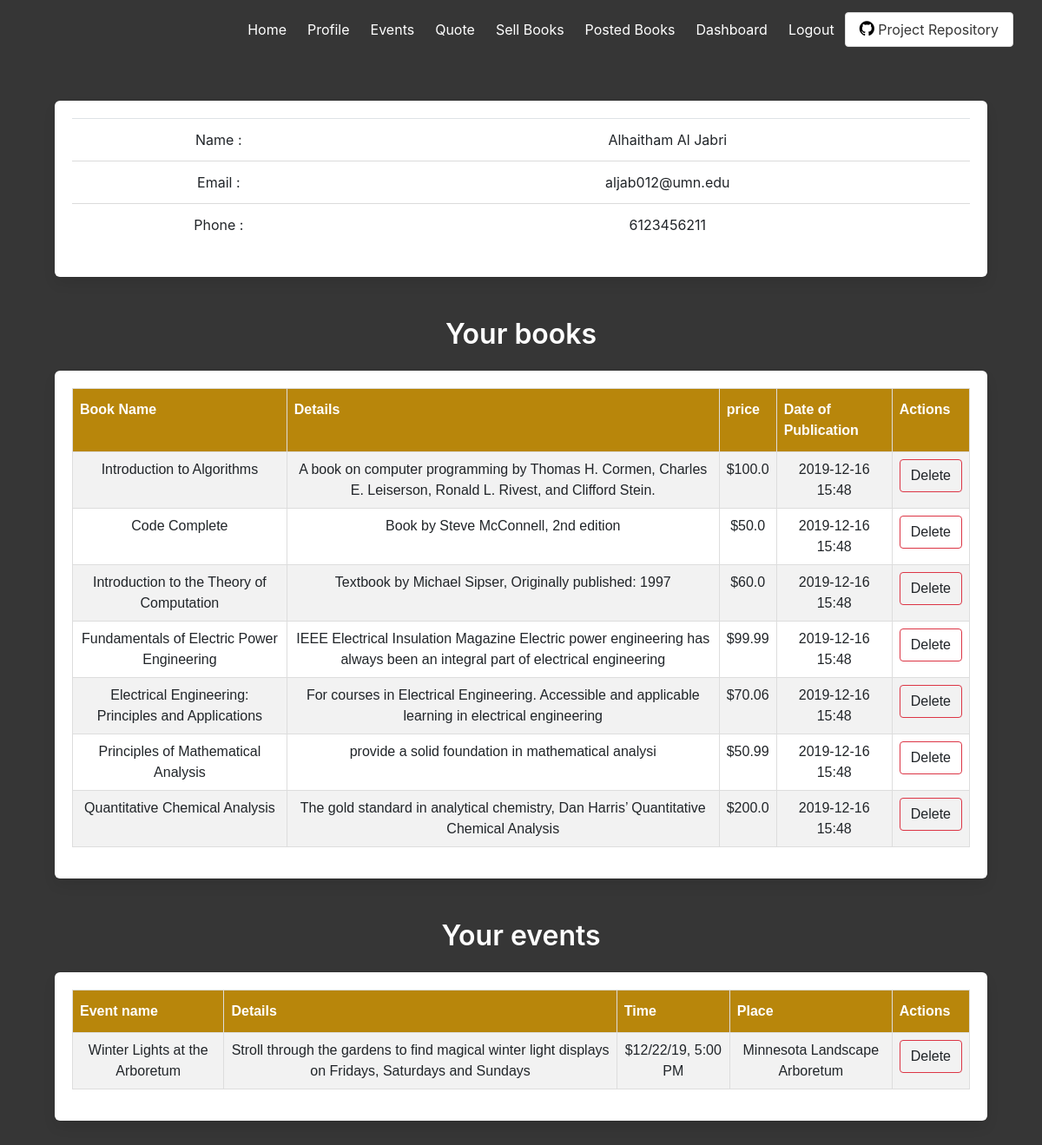
The app's page /profile (signed in) with its own data.
### models.py (models this page shows, shortened)
class User(UserMixin, db.Model):
    id = db.Column(db.Integer, primary_key=True) # primary keys are required by SQLAlchemy
    email = db.Column(db.String(100), unique=True,nullable=False)
    password = db.Column(db.String(100))
    name = db.Column(db.String(1000),nullable=False)
    telephone = db.Column(db.Integer,nullable=False)

class Book(db.Model):
    id = db.Column(db.Integer, primary_key=True)
    title = db.Column(db.String(80), nullable=False)
    details = db.Column(db.Text, nullable=False)
    price = db.Column(db.Float, nullable=False)
    seller_id = db.Column(db.Integer, db.ForeignKey('user.id'), nullable=False)
    seller = db.relationship('User', backref=db.backref('seller', lazy=True))
    pub_date = db.Column(db.String, nullable=False, default=datetime.now().strftime("%Y-%m-%d %H:%M"))
    category_id = db.Column(db.Integer, db.ForeignKey('category.id'), nullable=False)
    category = db.relationship('Category', backref=db.backref('books', lazy=True))

class Event(db.Model):
    id = db.Column(db.Integer, primary_key=True)
    event_name = db.Column(db.String(80), nullable=False)
    owner_id = db.Column(db.Integer, db.ForeignKey('user.id'), nullable=False)
    owner = db.relationship('User', backref=db.backref('events', lazy=True))
    details =  db.Column(db.String(80), nullable=False)
    time = db.Column(db.String(80), nullable=False)
    place = db.Column(db.String(80), nullable=False)
    category_id = db.Column(db.Integer, db.ForeignKey('category.id'), nullable=False)
    category = db.relationship('Category', backref=db.backref('events', lazy=True))

### main.py (the view)
@main.route('/profile')
@login_required
def profile():
    books = db.session.execute('select * from book where book.seller_id == {}'.format(current_user.id)).fetchall()
    events = db.session.execute('select * from event where event.owner_id == {}'.format(current_user.id)).fetchall()
    return render_template('profile.html', user=current_user, books=books,events= events)

### __init__.py (called while the page is built)
def create_app():
    app = Flask(__name__, static_url_path='/static')
    app.config['SECRET_KEY'] = '9OLWxND4o83j4K4iuopO'
    app.config['SQLALCHEMY_DATABASE_URI'] = 'sqlite:///db.sqlite'
    app.config['SQLALCHEMY_TRACK_MODIFICATIONS'] = False
    bootstrap = Bootstrap(app)
    db.init_app(app)
    with app.app_context():
        db.create_all()
    login_manager = LoginManager()
    login_manager.login_view = 'main.login'
    login_manager.init_app(app)
    from .models import User
    @login_manager.user_loader
    def load_user(user_id):
        return User.query.get(int(user_id))
    from .main import main as main_blueprint
    app.register_blueprint(main_blueprint)
    return app

### templates/profile.html (shortened to what this page needs)
{% extends "base.html" %}
{% block content %}
<div class="box" >
  <table class=" table table-hover " id="infoTable">
    <tr>
      <td>Name :</td>
        <td>{{ user.name }} </td>
    </tr>
    <tr>
      <td>Email :</td>
        <td>{{ user.email }} </td>
    </tr>
    <tr>
      <td>Phone :</td>
        <td>{{ user.telephone }} </td>
    </tr>
</table>
</div>
<br>
  <div >
    <h3 class="title">Your books</h3>
      <div class="box" >
          <table class="table" id="bookTable">
              <tr>
                  <th>Book Name</th>
                  <th>Details</th>
                  <th>price</th>
                  <th>Date of Publication</th>
                  <th>Actions</th>
              </tr>
              {% for book in books %}
              <tr>
                  <td>{{ book.title }} </td>
                  <td>{{ book.details }}</td>
                  <td>${{ book.price }} </td>
                  <td>{{ book.pub_date }} </td>
                  <td>
                    <a href="/remove_book/{{book.id}}" class="btn btn-outline-danger">Delete</a>
              </tr>
              {% endfor %}
          </table>
      </div>
      <br>
      <div >
        <h3 class="title">Your events</h3>
        <div class="box" >
            <table class="table" id="bookTable">
              <tr>
                  <th>Event name</th>
                  <th>Details</th>
                  <th>Time</th>
                  <th>Place</th>
                  <th>Actions</th>
              </tr>
              {% for event in events %}
              <tr>
                  <td>{{ event.event_name }} </td>
                  <td>{{ event.details }}</td>
                  <td>${{ event.time }} </td>
                  <td>{{ event.place }} </td>
                  <td>
                    <a href="/remove_event/{{event.id}}" class="btn btn-outline-danger">Delete</a>
              </tr>
              {% endfor %}
          </table>
        </div>
  </div>
{% endblock %}

### templates/base.html (shortened to what this page needs)
<!DOCTYPE html>
<html>
<head>
    <link rel="stylesheet" href="https://cdnjs.cloudflare.com/ajax/libs/bulma/0.8.0/css/bulma.min.css" />
    <link rel="stylesheet" href="https://cdnjs.cloudflare.com/ajax/libs/font-awesome/4.7.0/css/font-awesome.min.css">
    <link rel="stylesheet" href="https://stackpath.bootstrapcdn.com/bootstrap/4.3.1/css/bootstrap.min.css">
</head>
<body>
    <section class="hero is-dark is-fullheight">
        <div class="hero-head">
            <nav class="navbar">
                <div class="container">
                    <div id="navbarMenuHeroA" class="navbar-menu">
                        <div class="navbar-end">
                            <a href="{{ url_for('main.index') }}" class="navbar-item">
                                Home
                            </a>
                            {% if current_user.is_authenticated %}
                            <a href="{{ url_for('main.profile') }}" class="navbar-item">
                                Profile
                            </a>
                            {% endif %}
                            {% if current_user.is_authenticated %}
                            <a href="{{ url_for('main.event') }}" class="navbar-item">
                                Events
                            </a>
                            {% endif %}
                            {% if current_user.is_authenticated %}
                            <a href="{{ url_for('main.qoute') }}" class="navbar-item">
                                Quote
                            </a>
                            {% endif %}
                            {% if current_user.is_authenticated %}
                            <a href="{{ url_for('main.sellBook') }}" class="navbar-item">
                                Sell Books
                            </a>
                            {% endif %}
                            {% if current_user.is_authenticated %}
                            <a href="{{ url_for('main.book') }}" class="navbar-item">
                                Posted Books
                            </a>
                            {% endif %}
                            {% if current_user.is_authenticated %}
                            <a href="{{ url_for('main.Dashboard') }}" class="navbar-item">
                                Dashboard
                            </a>
                            {% endif %}
                            {% if current_user.is_authenticated %}
                            <a href="{{ url_for('main.logout') }}" class="navbar-item">
                                Logout
                            </a>
                            {% endif %}
                            <a href="https://github.umn.edu/aljab012/4131-final" class="button">
                                <span><i class="fa fa-github" style="font-size:20px;color:black"> </i>
                                    Project Repository</span>
                            </a>
                        </div>
                    </div>
                </div>
            </nav>
        </div>
        <div class="hero-body">
            <div class="container has-text-centered">
               {% block content %}
               {% endblock %}
            </div>
        </div>
    </section>
</body>
</html>

### templates/base.html (style rules this page uses)
#bookTable { font-family: "Trebuchet MS", Arial, Helvetica, sans-serif; border-collapse: collapse; width: 100%; }
#bookTable td, #bookTable th { border: 1px solid #ddd; padding: 8px; }
#bookTable th { padding-top: 12px; padding-bottom: 12px; text-align: left; background-color: darkgoldenrod; color: white; }
#bookTable tr:nth-child(even) { background-color: #f2f2f2; }

### records on screen
User: name "Alhaitham Al Jabri", email "aljab012@umn.edu", telephone "6123456211"
Book: title "Introduction to Algorithms", details "A book on computer programming by Thomas H. Cormen, Charles E. Leiserson, Ronald L. Rivest, and Clifford Stein.", price "100.0", pub_date "2019-12-16 15:48"
Book: title "Code Complete", details "Book by Steve McConnell, 2nd edition", price "50.0", pub_date "2019-12-16 15:48"
Book: title "Introduction to the Theory of Computation", details "Textbook by Michael Sipser, Originally published: 1997", price "60.0", pub_date "2019-12-16 15:48"
Book: title "Fundamentals of Electric Power Engineering", details "IEEE Electrical Insulation Magazine Electric power engineering has always been an integral part of electrical engineering", price "99.99", pub_date "2019-12-16 15:48"
Book: title "Electrical Engineering: Principles and Applications", details "For courses in Electrical Engineering. Accessible and applicable learning in electrical engineering", price "70.06", pub_date "2019-12-16 15:48"
Book: title "Principles of Mathematical Analysis", details "provide a solid foundation in mathematical analysi", price "50.99", pub_date "2019-12-16 15:48"
Book: title "Quantitative Chemical Analysis", details "The gold standard in analytical chemistry, Dan Harris’ Quantitative Chemical Analysis", price "200.0", pub_date "2019-12-16 15:48"
Event: event_name "Winter Lights at the Arboretum", details "Stroll through the gardens to find magical winter light displays on Fridays, Saturdays and Sundays", time "12/22/19, 5:00 PM", place "Minnesota Landscape Arboretum"
